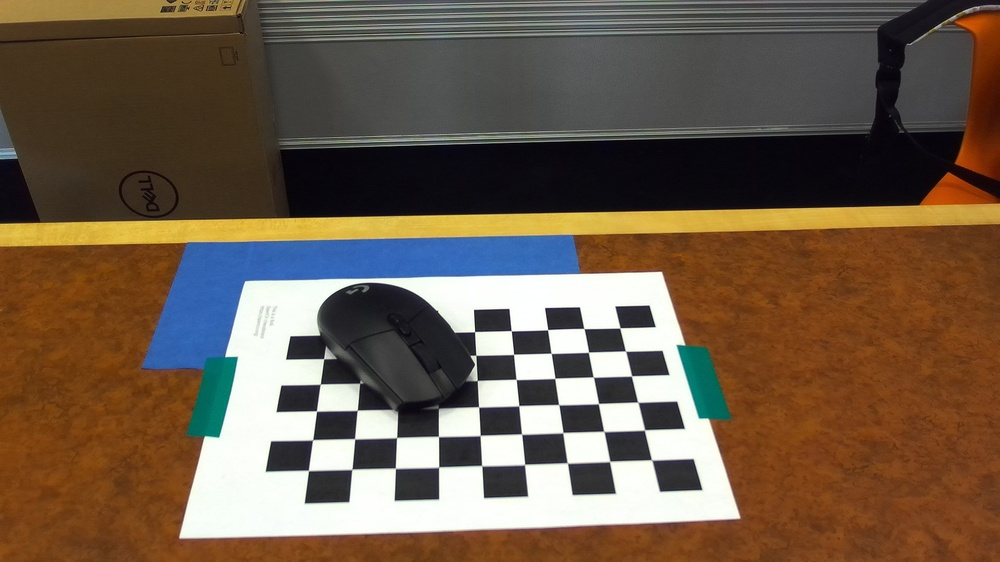
#> input picture image/image_1.jpg, 1000 x 562 px, shrunk from 1920 x 1080 before the run
$ python intrinsic_calibration.py
#> lines starting #> are read from the running program, lines starting #| are printed output that depends on the picture
import numpy as np
import cv2
import glob

# termination criteria
criteria = (cv2.TERM_CRITERIA_EPS + cv2.TERM_CRITERIA_MAX_ITER, 30, 0.001)

# prepare object points, like (0,0,0), (1,0,0), (2,0,0) ....,(6,5,0)
objp = np.zeros((6*9,3), np.float32)
objp[:,:2] = np.mgrid[0:9,0:6].T.reshape(-1,2)

# Arrays to store object points and image points from all the images.
objpoints = [] # 3d point in real world space
imgpoints = [] # 2d points in image plane.

images = glob.glob('image/image_1.jpg')
# images = glob.glob('image/calibresult.jpg')

for fname in images:
    img = cv2.imread(fname)
#> img is the input picture: shape (562, 1000, 3); mean B, G, R 74.2, 91.6, 109.8
    print(img.shape)
#| (562, 1000, 3)
    cv2.imshow("original image",img)
    cv2.waitKey(0)

    gray = cv2.cvtColor(img, cv2.COLOR_BGR2GRAY)
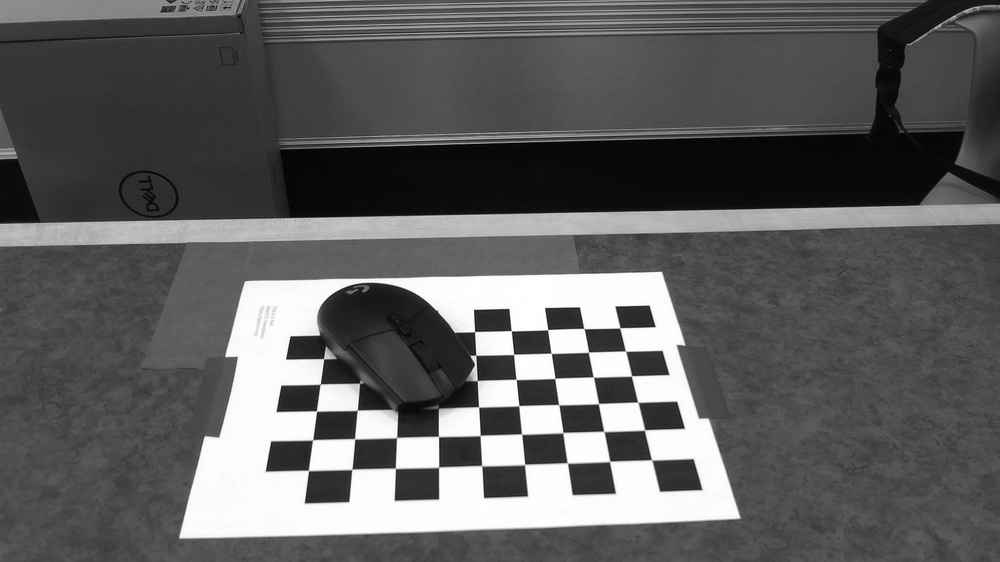
#> gray: shape (562, 1000); min 0, max 255, mean 95.1

    # Find the chess board corners
    ret, corners = cv2.findChessboardCorners(gray, (9,6), cv2.CALIB_CB_ADAPTIVE_THRESH)
#> ret = False; corners = 45 rows, first 8: [620, 327.5], [584, 328.5], [626, 351], [588.5, 352], [548, 330], [631.5, 376], [551, 353.5], [593, 377]

    # If found, add object points, image points (after refining them)
    if ret == True:
        objpoints.append(objp)

        corners2=cv2.cornerSubPix(gray,corners, (11,11), (-1,-1), criteria)
        imgpoints.append(corners)

        # [4 lines of commented-out code are left out]

        ret, mtx, dist, rvecs, tvecs = cv2.calibrateCamera(objpoints, imgpoints, gray.shape[::-1], None, None)

        print(f"mtx is {mtx}")
        print(f"dist is {dist}")

        # # undistort
        dst = cv2.undistort(img, mtx, dist, None, mtx)
        cv2.imwrite('image/calibresult.jpg', dst)

# print(mtx.shape)
cv2.destroyAllWindows()

#> (the run stopped early here; a loop or call above may not have finished)
